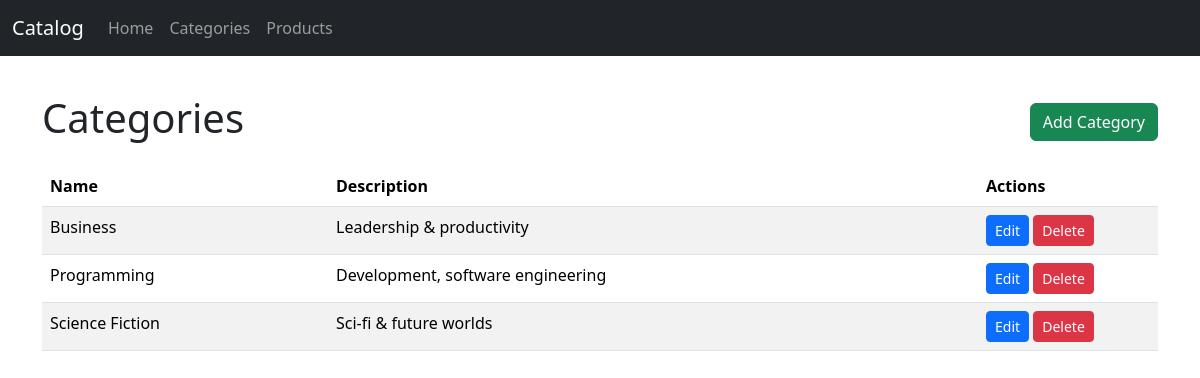
Page /categories/ on the committed database.
### tables this page shows
CREATE TABLE categories (
    id INTEGER PRIMARY KEY AUTOINCREMENT,
    name TEXT NOT NULL,
    description TEXT
);

### app/routes/categories.py (the view)
@bp.route('/')
def list_categories():
    categories = models.get_categories()
    return render_template('categories/list.html', categories=categories)

### app/models/db.py (called while the page is built)
def get_db():
    if 'db' not in g:
        db_path = current_app.config['DATABASE']
        conn = sqlite3.connect(db_path)
        conn.row_factory = sqlite3.Row
        g.db = conn
    return g.db

def get_categories():
    db = get_db()
    return db.execute('SELECT id, name, description FROM categories ORDER BY name').fetchall()

### app/templates/categories/list.html (shortened to what this page needs)
{% extends 'base.html' %}
{% block content %}
<div class="d-flex justify-content-between align-items-center mb-3">
  <h1>Categories</h1>
  <a href="{{ url_for('categories.add_category') }}" class="btn btn-success">Add Category</a>
</div>
{% if categories %}
<table class="table table-striped">
  <thead>
    <tr>
      <th>Name</th>
      <th>Description</th>
      <th style="width:180px">Actions</th>
    </tr>
  </thead>
  <tbody>
    {% for c in categories %}
    <tr>
      <td>{{ c.name }}</td>
      <td>{{ c.description }}</td>
      <td>
        <a href="{{ url_for('categories.edit_category', category_id=c.id) }}" class="btn btn-sm btn-primary">Edit</a>
        <a href="{{ url_for('categories.delete_category', category_id=c.id) }}" class="btn btn-sm btn-danger">Delete</a>
      </td>
    </tr>
    {% endfor %}
  </tbody>
</table>
{% else %}
<p>No categories yet. <a href="{{ url_for('categories.add_category') }}">Add one</a>.</p>
{% endif %}
{% endblock %}

### app/static/style.css (style rules this page uses)
body { padding-top: 70px; }

### rows in the picture
categories: name "Business", description "Leadership & productivity"
categories: name "Programming", description "Development, software engineering"
categories: name "Science Fiction", description "Sci-fi & future worlds"
